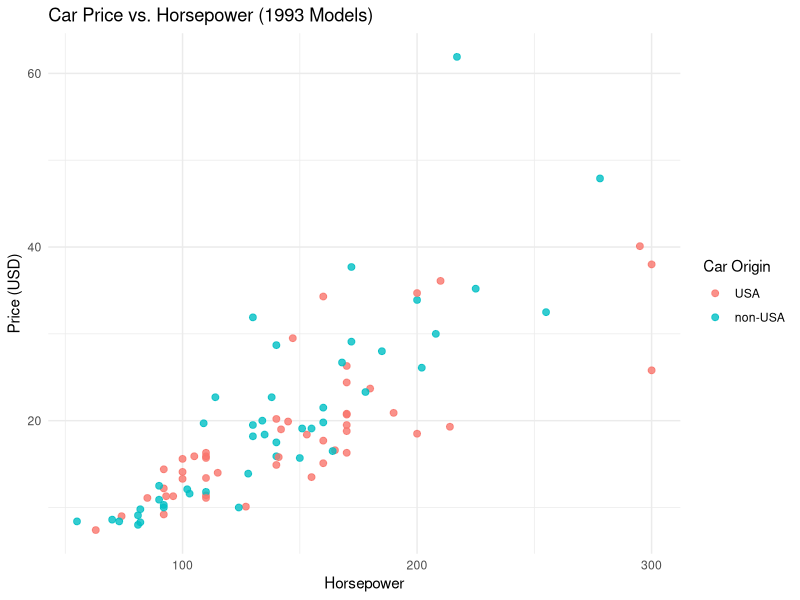
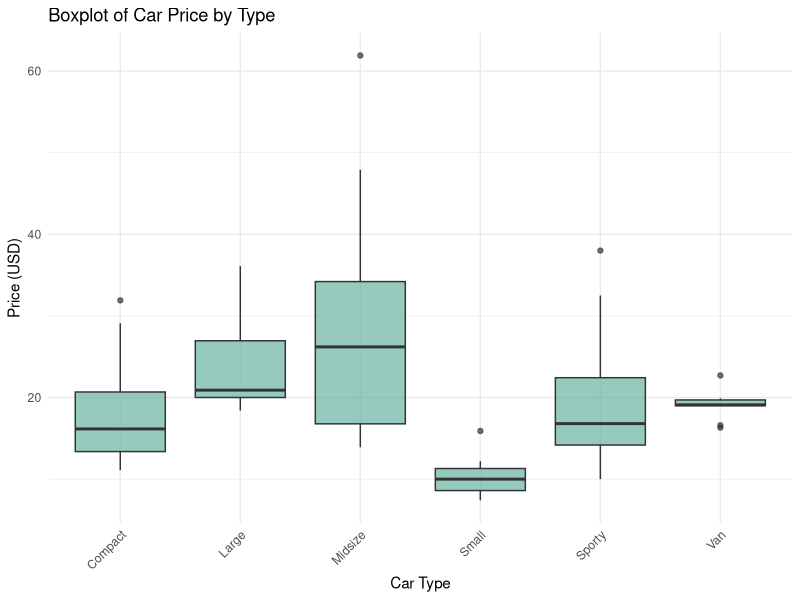

Here is the R script that generated these plots, in order:
## ---- chunk 1
library(MASS)
## ---- chunk 2
# Loading the ggplot2 package 
library(ggplot2)

# Color points by car Origin (USA or Non-USA)
ggplot(Cars93, aes(x = Horsepower, y = Price, color = Origin)) +
  geom_point(size = 2, alpha = 0.8) +  # Setting point size and transparency
  labs(
    title = "Car Price vs. Horsepower (1993 Models)",  # Plot title
    x = "Horsepower",                                  # X-axis label
    y = "Price (USD)",                                 # Y-axis label
    color = "Car Origin"                               # Legend title
  ) +
  theme_minimal()  # For aesthetics
## ---- chunk 3
ggplot(Cars93, aes(x = Type, y = Price)) +
  geom_boxplot(fill = "#69b3a2", alpha = 0.7) +
  labs(
    title = "Boxplot of Car Price by Type",  # Plot title
    x = "Car Type",                          # Label x-axis
    y = "Price (USD)"                        # Label y-axis
  ) +
  
  theme_minimal() + # For aesthetics
  
  # Rotating x-axis labels by 45 degrees to avoid overlapping text
  theme(axis.text.x = element_text(angle = 45, hjust = 1))

